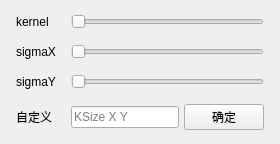
                <widget class="QWidget" name="adjPage_avgBlur">
                 <layout class="QVBoxLayout" name="verticalLayout_12">
                  <item>
                   <layout class="QFormLayout" name="formLayout">
                    <property name="fieldGrowthPolicy">
                     <enum>QFormLayout::AllNonFixedFieldsGrow</enum>
                    </property>
                    <property name="horizontalSpacing">
                     <number>15</number>
                    </property>
                    <property name="verticalSpacing">
                     <number>15</number>
                    </property>
                    <property name="leftMargin">
                     <number>5</number>
                    </property>
                    <property name="topMargin">
                     <number>3</number>
                    </property>
                    <property name="rightMargin">
                     <number>5</number>
                    </property>
                    <property name="bottomMargin">
                     <number>3</number>
                    </property>
                    <item row="0" column="0">
                     <widget class="QLabel" name="AvgBlur_lab1">
                      <property name="text">
                       <string>kernel</string>
                      </property>
                     </widget>
                    </item>
                    <item row="0" column="1">
                     <widget class="QSlider" name="AvgBlur_slider1">
                      <property name="minimum">
                       <number>1</number>
                      </property>
                      <property name="maximum">
                       <number>30</number>
                      </property>
                      <property name="value">
                       <number>1</number>
                      </property>
                      <property name="orientation">
                       <enum>Qt::Horizontal</enum>
                      </property>
                     </widget>
                    </item>
                    <item row="1" column="0">
                     <widget class="QLabel" name="AvgBlur_lab2">
                      <property name="text">
                       <string>sigmaX</string>
                      </property>
                     </widget>
                    </item>
                    <item row="1" column="1">
                     <widget class="QSlider" name="AvgBlur_slider2">
                      <property name="minimum">
                       <number>1</number>
                      </property>
                      <property name="maximum">
                       <number>30</number>
                      </property>
                      <property name="orientation">
                       <enum>Qt::Horizontal</enum>
                      </property>
                     </widget>
                    </item>
                    <item row="2" column="0">
                     <widget class="QLabel" name="AvgBlur_lab3">
                      <property name="text">
                       <string>sigmaY</string>
                      </property>
                     </widget>
                    </item>
                    <item row="2" column="1">
                     <widget class="QSlider" name="AvgBlur_slider3">
                      <property name="minimum">
                       <number>1</number>
                      </property>
                      <property name="maximum">
                       <number>30</number>
                      </property>
                      <property name="orientation">
                       <enum>Qt::Horizontal</enum>
                      </property>
                     </widget>
                    </item>
                    <item row="3" column="0">
                     <widget class="QLabel" name="AvgBlur_lab4">
                      <property name="text">
                       <string>自定义</string>
                      </property>
                     </widget>
                    </item>
                    <item row="3" column="1">
                     <layout class="QHBoxLayout" name="horizontalLayout_41" stretch="5,1">
                      <property name="spacing">
                       <number>5</number>
                      </property>
                      <item>
                       <widget class="QLineEdit" name="AvgBlur_edit">
                        <property name="placeholderText">
                         <string>KSize X Y</string>
                        </property>
                       </widget>
                      </item>
                      <item>
                       <widget class="QPushButton" name="AvgBlur_btn">
                        <property name="text">
                         <string>确定</string>
                        </property>
                       </widget>
                      </item>
                     </layout>
                    </item>
                   </layout>
                  </item>
                 </layout>
                </widget>
